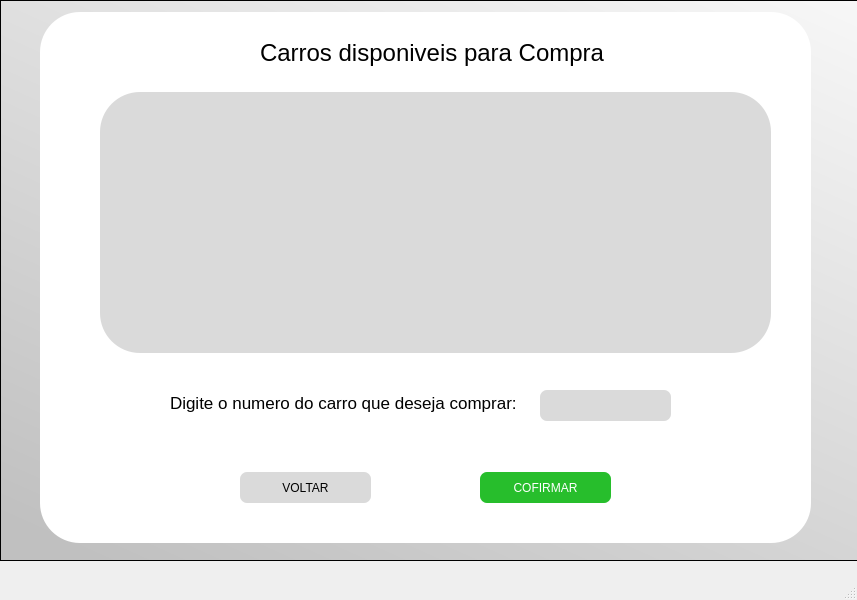
<?xml version="1.0" encoding="UTF-8"?>
<ui version="4.0">
 <class>MainWindow</class>
 <widget class="QMainWindow" name="MainWindow">
  <property name="geometry">
   <rect>
    <x>0</x>
    <y>0</y>
    <width>857</width>
    <height>600</height>
   </rect>
  </property>
  <property name="windowTitle">
   <string>MainWindow</string>
  </property>
  <widget class="QWidget" name="centralwidget">
   <widget class="QFrame" name="frame">
    <property name="geometry">
     <rect>
      <x>0</x>
      <y>0</y>
      <width>1141</width>
      <height>561</height>
     </rect>
    </property>
    <property name="styleSheet">
     <string notr="true">background-color: qlineargradient(spread:pad, x1:0.085, y1:1, x2:1, y2:0, stop:0 rgba(192, 192, 192, 255), stop:1 rgba(255, 255, 255, 255));</string>
    </property>
    <property name="frameShape">
     <enum>QFrame::StyledPanel</enum>
    </property>
    <property name="frameShadow">
     <enum>QFrame::Raised</enum>
    </property>
    <widget class="QFrame" name="frame_3">
     <property name="geometry">
      <rect>
       <x>40</x>
       <y>12</y>
       <width>771</width>
       <height>531</height>
      </rect>
     </property>
     <property name="styleSheet">
      <string notr="true">background-color: rgb(255, 255, 255);
border-radius:40;</string>
     </property>
     <property name="frameShape">
      <enum>QFrame::StyledPanel</enum>
     </property>
     <property name="frameShadow">
      <enum>QFrame::Raised</enum>
     </property>
     <widget class="QTableWidget" name="tabela_compra">
      <property name="geometry">
       <rect>
        <x>60</x>
        <y>80</y>
        <width>671</width>
        <height>261</height>
       </rect>
      </property>
      <property name="styleSheet">
       <string notr="true">background-color: rgb(218, 218, 218);
color: rgb(0, 0, 0);</string>
      </property>
     </widget>
     <widget class="QLabel" name="label_2">
      <property name="geometry">
       <rect>
        <x>220</x>
        <y>20</y>
        <width>401</width>
        <height>41</height>
       </rect>
      </property>
      <property name="font">
       <font>
        <pointsize>18</pointsize>
       </font>
      </property>
      <property name="text">
       <string>Carros disponiveis para Compra</string>
      </property>
     </widget>
     <widget class="QLineEdit" name="id_compra">
      <property name="geometry">
       <rect>
        <x>500</x>
        <y>378</y>
        <width>131</width>
        <height>31</height>
       </rect>
      </property>
      <property name="styleSheet">
       <string notr="true">background-color: rgb(218, 218, 218);
color: rgb(0, 0, 0);
border-radius:7;</string>
      </property>
     </widget>
     <widget class="QLabel" name="label_3">
      <property name="geometry">
       <rect>
        <x>130</x>
        <y>370</y>
        <width>351</width>
        <height>41</height>
       </rect>
      </property>
      <property name="font">
       <font>
        <pointsize>13</pointsize>
       </font>
      </property>
      <property name="text">
       <string>Digite o numero do carro que deseja comprar:</string>
      </property>
     </widget>
     <widget class="QPushButton" name="confirmar_compra">
      <property name="geometry">
       <rect>
        <x>440</x>
        <y>460</y>
        <width>131</width>
        <height>31</height>
       </rect>
      </property>
      <property name="cursor">
       <cursorShape>PointingHandCursor</cursorShape>
      </property>
      <property name="styleSheet">
       <string notr="true">background-color: rgb(39, 190, 44);
color: rgb(255, 255, 255);
border-radius:7;
</string>
      </property>
      <property name="text">
       <string>COFIRMAR</string>
      </property>
     </widget>
     <widget class="QPushButton" name="voltar_cbtn">
      <property name="geometry">
       <rect>
        <x>200</x>
        <y>460</y>
        <width>131</width>
        <height>31</height>
       </rect>
      </property>
      <property name="cursor">
       <cursorShape>PointingHandCursor</cursorShape>
      </property>
      <property name="styleSheet">
       <string notr="true">background-color: rgb(218, 218, 218);
color: rgb(0, 0, 0);
border-radius:7;
</string>
      </property>
      <property name="text">
       <string>VOLTAR</string>
      </property>
     </widget>
    </widget>
   </widget>
  </widget>
  <widget class="QMenuBar" name="menubar">
   <property name="geometry">
    <rect>
     <x>0</x>
     <y>0</y>
     <width>857</width>
     <height>21</height>
    </rect>
   </property>
  </widget>
  <widget class="QStatusBar" name="statusbar"/>
 </widget>
 <resources/>
 <connections/>
</ui>
